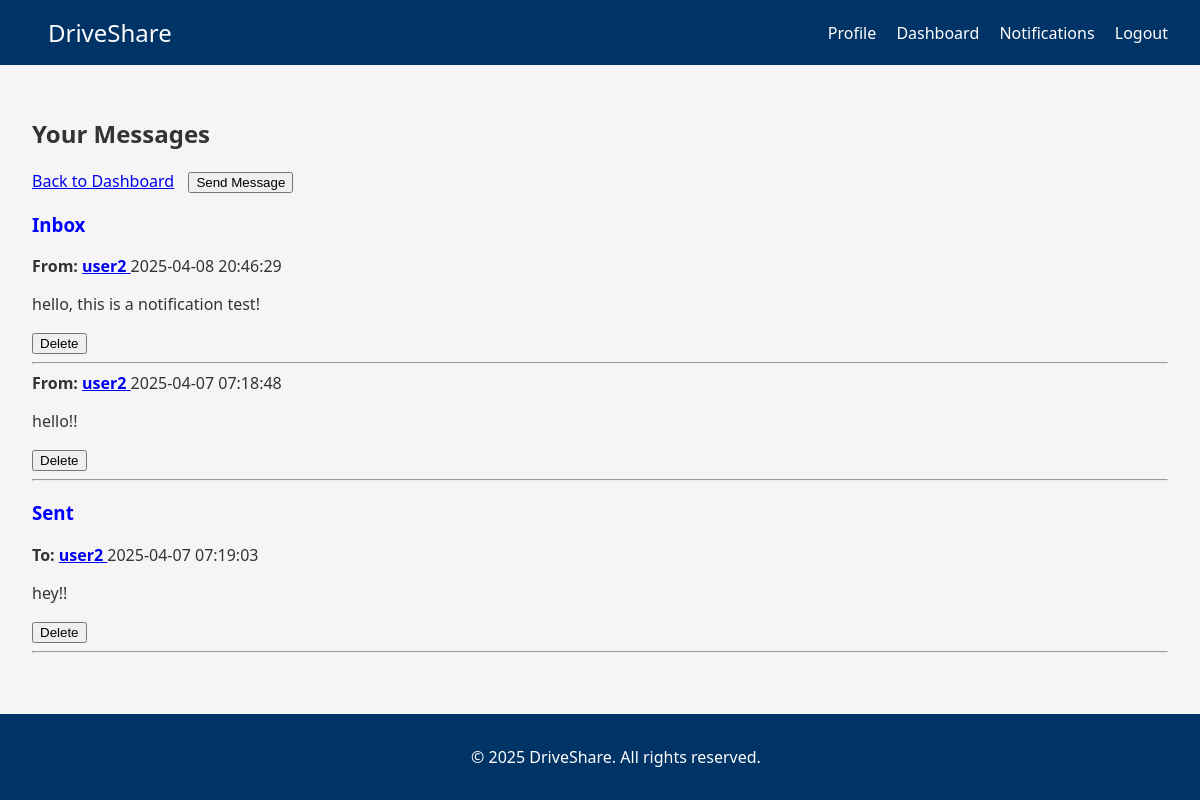
/inbox (signed in), run on the app's committed database.
### tables this page shows
CREATE TABLE messages (
                id INTEGER PRIMARY KEY AUTOINCREMENT,
                sender_id INTEGER NOT NULL,
                receiver_id INTEGER NOT NULL,
                content TEXT NOT NULL,
                timestamp TIMESTAMP DEFAULT CURRENT_TIMESTAMP,
                is_read BOOLEAN DEFAULT 0,
                FOREIGN KEY(sender_id) REFERENCES users(id) ON DELETE CASCADE,
                FOREIGN KEY(receiver_id) REFERENCES users(id) ON DELETE CASCADE
            );

CREATE TABLE users (
                id INTEGER PRIMARY KEY AUTOINCREMENT,
                email TEXT UNIQUE NOT NULL,
                password TEXT NOT NULL,
                security_q1 TEXT NOT NULL,
                security_q2 TEXT NOT NULL,
                security_q3 TEXT NOT NULL,
                full_name TEXT,
                role TEXT DEFAULT 'user',
                balance REAL DEFAULT 0.0,
                created_at TIMESTAMP DEFAULT CURRENT_TIMESTAMP
            );

### routes.py (the view)
    @app.route("/inbox")
    def inbox():
        if not UserSession.get_instance().is_authenticated():
            flash("Please log in to access your inbox.")
            return redirect(url_for("login"))
        user_id = UserSession.get_instance().user_id
        messages = []
        try:
            with sqlite3.connect("database.db") as conn:
                conn.row_factory = sqlite3.Row
                cursor = conn.cursor()
                cursor.execute('''
                    SELECT m.id, m.sender_id, m.receiver_id, m.content, m.timestamp, u.full_name AS sender_name
                    FROM messages m
                    JOIN users u ON m.sender_id = u.id
                    WHERE m.receiver_id = ?
                    ORDER BY m.timestamp DESC
                ''', (user_id,))
                inbox_messages = cursor.fetchall()
                cursor.execute('''
                    SELECT m.id, m.sender_id, m.receiver_id, m.content, m.timestamp, u.full_name AS receiver_name
                    FROM messages m
                    JOIN users u ON m.receiver_id = u.id
                    WHERE m.sender_id = ?
                    ORDER BY m.timestamp DESC
                    ''', (user_id,))
                sent_messages = cursor.fetchall()
            return render_template("inbox.html", inbox_messages=inbox_messages, sent_messages=sent_messages)
        except Exception as e:
            flash(f"Error retrieving messages: {str(e)}")
        return render_template("inbox.html", messages=messages)

### app.py (called while the page is built)
@app.context_processor
def inject_user_session():
    return dict(is_authenticated=UserSession.get_instance().is_authenticated())

### routes.py (called while the page is built)
    @staticmethod
    def get_instance():
        if UserSession._instance is None:
            UserSession()
        return UserSession._instance

    def is_authenticated(self):
        return self.user_id is not None

### templates/inbox.html (shortened to what this page needs)
{% extends 'base.html' %}
{% block content %}
<h2>Your Messages</h2>
<div style="margin-bottom: 15px;">
    <a href="{{ url_for('dashboard') }}" class="btn btn-primary">Back to Dashboard</a>
    <button onclick="openSendMessagePopup()" class="btn btn-success" style="margin-left: 10px;">Send Message</button>
</div>
<h3>Inbox</h3>
{% if inbox_messages %}
    <div class="message-list">
        {% for message in inbox_messages %}
                <strong>From:</strong>
                <a href="{{ url_for('message_thread', user_id=message['sender_id']) }}" class="message-link">
                    <strong>{{ message['sender_name'] }}</strong>
                </a>
                <span>{{ message['timestamp'] }}</span>
                <p>{{ message['content'] }}</p>
                <form method="POST" action="{{ url_for('delete_message', message_id=message.id) }}" style="display:inline;">
                    <button type="submit" class="btn btn-danger" onclick="return confirm('Are you sure you want to delete this message?');">Delete</button>
                </form>
            </div>
            <hr>
        {% endfor %}
{% else %}
    <p>No received messages.</p>
{% endif %}
<h3>Sent</h3>
{% if sent_messages %}
    <div class="message-list">
        {% for message in sent_messages %}
            <div class="message-item">
                <strong>To:</strong>
                <a href="{{url_for('message_thread', user_id=message['receiver_id'])}}" class="message-link">
                    <strong>{{ message['receiver_name'] }}</strong>
                </a>
                <span>{{ message['timestamp'] }}</span>
                <p>{{ message['content'] }}</p>
                <form method="POST" action="{{ url_for('delete_message', message_id=message.id) }}" style="display:inline;">
                    <button type="submit" class="btn btn-danger" onclick="return confirm('Are you sure you want to delete this message?');">Delete</button>
                </form>
            </div>
            <hr>
        {% endfor %}
    </div>
{% else %}
    <p>No sent messages.</p>
{% endif %}
{% endblock %}

### static/css/styles.css (style rules this page uses)
body { margin: 0; font-family: 'Segoe UI', Tahoma, Geneva, Verdana, sans-serif; background-color: #f5f5f5; color: #333; }
h3 { color: #0000FF; }

### data on the page
messages: sender_name "user2", timestamp "2025-04-08 20:46:29", content "hello, this is a notification test!"
messages: sender_name "user2", timestamp "2025-04-07 07:18:48", content "hello!!"
messages: receiver_name "user2", timestamp "2025-04-07 07:19:03", content "hey!!"
